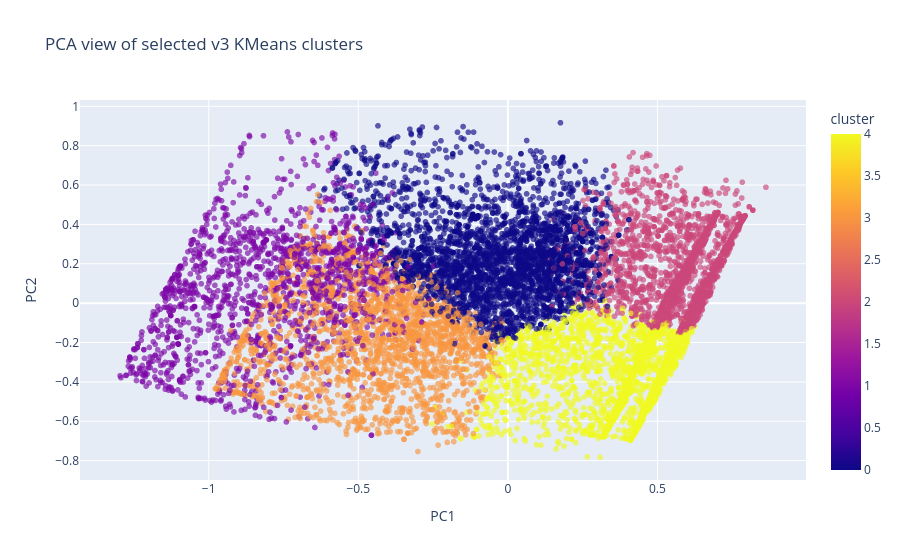

Write notebook code for a chart like this one.
### Code cell
fig = px.scatter(
    pca_df,
    x="PC1",
    y="PC2",
    color=BASELINE_CLUSTER_COL,
    title="PCA view of selected v3 KMeans clusters",
    opacity=0.65,
)
fig.show()

### Figure 1 — Plotly figure (JSON) as saved in the notebook; plotly's stock layout.template omitted (floating-point values rounded to 4 significant figures; data arrays with more than 128 entries replaced by an {"elided": "..."} marker saying what was removed)
{"data": [{"hovertemplate": "PC1=%{x}<br>PC2=%{y}<br>cluster=%{marker.color}<extra></extra>", "legendgroup": "", "marker": {"color": {"elided": "12174 int values"}, "coloraxis": "coloraxis", "opacity": 0.65, "symbol": "circle"}, "mode": "markers", "name": "", "showlegend": false, "type": "scattergl", "x": {"elided": "12174 float values"}, "xaxis": "x", "y": {"elided": "12174 float values"}, "yaxis": "y"}], "layout": {"coloraxis": {"colorbar": {"title": {"text": "cluster"}}, "colorscale": [[0, "#0d0887"], [0.1111, "#46039f"], [0.2222, "#7201a8"], [0.3333, "#9c179e"], [0.4444, "#bd3786"], [0.5556, "#d8576b"], [0.6667, "#ed7953"], [0.7778, "#fb9f3a"], [0.8889, "#fdca26"], [1, "#f0f921"]]}, "legend": {"tracegroupgap": 0}, "title": {"text": "PCA view of selected v3 KMeans clusters"}, "xaxis": {"anchor": "y", "domain": [0, 1], "title": {"text": "PC1"}}, "yaxis": {"anchor": "x", "domain": [0, 1], "title": {"text": "PC2"}}}}
